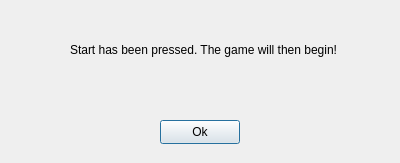
<?xml version="1.0" encoding="UTF-8"?>
<ui version="4.0">
 <class>startPressed</class>
 <widget class="QDialog" name="startPressed">
  <property name="geometry">
   <rect>
    <x>0</x>
    <y>0</y>
    <width>400</width>
    <height>163</height>
   </rect>
  </property>
  <property name="windowTitle">
   <string>Dialog</string>
  </property>
  <widget class="QLabel" name="startMessage">
   <property name="geometry">
    <rect>
     <x>70</x>
     <y>40</y>
     <width>301</width>
     <height>20</height>
    </rect>
   </property>
   <property name="text">
    <string>Start has been pressed. The game will then begin!</string>
   </property>
  </widget>
  <widget class="QPushButton" name="button">
   <property name="geometry">
    <rect>
     <x>160</x>
     <y>120</y>
     <width>80</width>
     <height>24</height>
    </rect>
   </property>
   <property name="text">
    <string>Ok</string>
   </property>
  </widget>
 </widget>
 <resources/>
 <connections/>
</ui>
